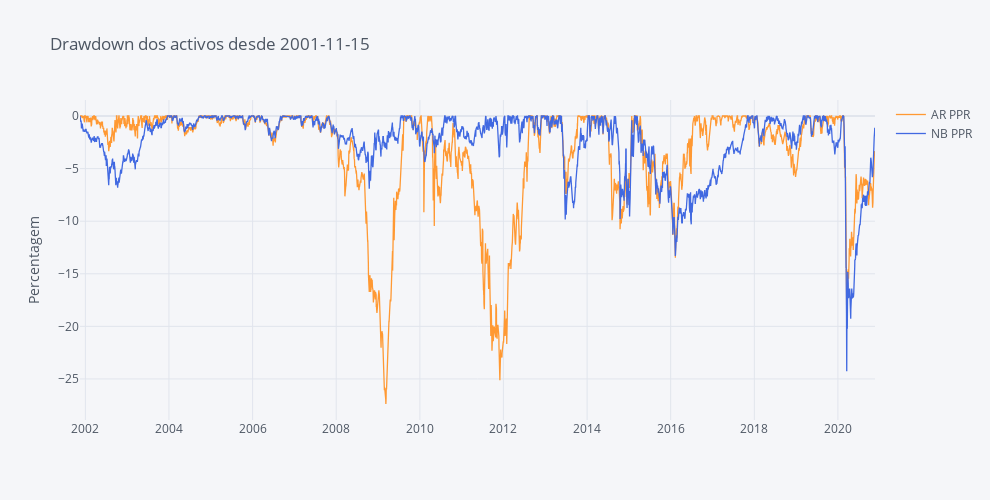

Notebook cell for this chart:
### Code cell
#### Computing Drawdowns ####
DD = compute_drawdowns(fundos)

round(DD, 2).iplot(title='Drawdown dos activos desde ' + begin, yTitle='Percentagem', dimensions=(990, 500), colors=Palette)

### Figure 1 — Plotly figure (JSON) as saved in the notebook; plotly's stock layout.template omitted (floating-point values rounded to 4 significant figures; data arrays with more than 128 entries replaced by an {"elided": "..."} marker saying what was removed)
{"data": [{"line": {"color": "rgba(255, 153, 51, 1.0)", "dash": "solid", "shape": "linear", "width": 1.3}, "mode": "lines", "name": "AR PPR", "text": "", "type": "scatter", "x": {"elided": "5529 str values"}, "y": {"elided": "5529 float values"}}, {"line": {"color": "rgba(65, 105, 225, 1.0)", "dash": "solid", "shape": "linear", "width": 1.3}, "mode": "lines", "name": "NB PPR", "text": "", "type": "scatter", "x": {"elided": "5529 str values"}, "y": {"elided": "5529 float values"}}], "layout": {"height": 500, "legend": {"bgcolor": "#F5F6F9", "font": {"color": "#4D5663"}}, "paper_bgcolor": "#F5F6F9", "plot_bgcolor": "#F5F6F9", "title": {"font": {"color": "#4D5663"}, "text": "Drawdown dos activos desde 2001-11-15"}, "width": 990, "xaxis": {"autorange": true, "gridcolor": "#E1E5ED", "range": ["2001-11-15", "2020-11-20"], "showgrid": true, "tickfont": {"color": "#4D5663"}, "title": {"font": {"color": "#4D5663"}, "text": ""}, "type": "date", "zerolinecolor": "#E1E5ED"}, "yaxis": {"autorange": true, "gridcolor": "#E1E5ED", "range": [-28.9, 1.521], "showgrid": true, "tickfont": {"color": "#4D5663"}, "title": {"font": {"color": "#4D5663"}, "text": "Percentagem"}, "type": "linear", "zerolinecolor": "#E1E5ED"}}}
